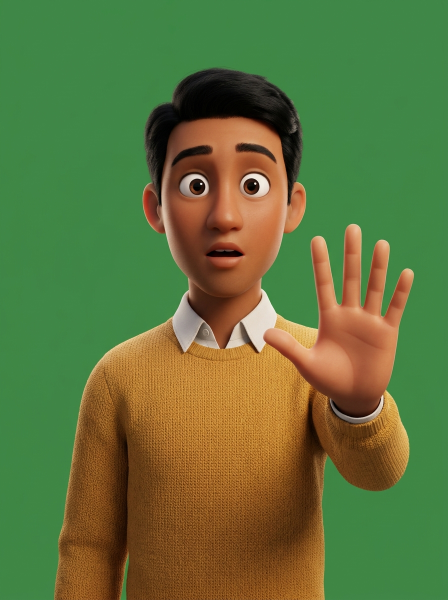
#> input picture aset/raka-3d/_acuan-raka.jpeg, 896 x 1200 px (shown at 1/2 size)
$ python potong_latar.py ../../aset/raka-3d/_acuan-raka.jpeg
#> lines starting #> are read from the running program, lines starting #| are printed output that depends on the picture; after the words box and inside, x2 and y2 are one past the last pixel; in counts of white or black regions, pixels touching at a corner belong together
#!/usr/bin/env python3
"""Buang latar polos (hijau, biru, atau magenta) dari gambar Flow jadi PNG transparan untuk "lapisan" potongan di mesin.

Pakai:
  python3 potong_latar.py gambar\\potong\\K03-virus.jpg [file lain ...] [--keluar folder] [--toleransi 1.0] [--cek]
  python3 potong_latar.py gambar\\potong [--cek]          # semua gambar di folder itu

Gambar sumber (latar polos dari Flow) disimpan di gambar\\potong\\; hasilnya gambar\\<nama>.png (folder induk "potong"),
jadi nama lapisan di film.json = nama file tanpa ekstensi. Warna kunci dibaca otomatis dari tepi gambar, jadi latar
hijau (bawaan), biru (untuk subjek yang berwarna hijau), atau magenta sama-sama bisa. Tepi dibersihkan dari pantulan
warna latar (unmix + despill), bintik kecil dibuang, lalu gambar dipangkas ke isinya.
--toleransi  > 1 membuang lebih banyak (latar kotor/bergradasi), < 1 lebih hati-hati (subjek mirip warna latar).
--cek        lembar periksa potong_cek.jpg: tiap potongan di atas kotak-kotak dan di atas latar gelap.

Lembar ikon: banyak ikon/elemen kecil dibuat dalam SATU gambar Flow (kisi, latar hijau, jarak lebar antar-ikon), lalu
dipisah otomatis. Nama file sumber diawali "lembar-" (mis. gambar\\potong\\lembar-ikon.jpg). Nama tiap potongan diambil
dari gambar\\potong\\lembar-ikon.txt (satu nama per baris, urut baca: kiri→kanan, atas→bawah) atau --nama a,b,c;
tanpa nama = lembar-ikon-1, -2, … Lembar cek memberi nomor + nama tiap potongan: kalau urutan Flow berbeda, susun
ulang baris di .txt lalu jalankan lagi. Bagian satu ikon yang terpisah sedikit (kilau, garis gerak) ikut ikonnya.
Butuh: Pillow, numpy (scipy opsional untuk membuang bintik).
"""
import os
import sys

import numpy as np
from PIL import Image, ImageFilter

EKS = (".jpg", ".jpeg", ".png", ".webp")


def arg(nama, bawaan, tipe=float):
    if nama in sys.argv:
        return tipe(sys.argv[sys.argv.index(nama) + 1])
    return bawaan


def kroma(a):
    r, g, b = a[..., 0], a[..., 1], a[..., 2]
    return -0.168736 * r - 0.331264 * g + 0.5 * b, 0.5 * r - 0.418688 * g - 0.081312 * b


def potong(src, keluar, tol, nama_lembar=None):
#> called with src = '../../aset/raka-3d/_acuan-raka.jpeg', keluar = 'aset/raka-3d/_acuan-raka.png', tol = 1
    a = np.asarray(Image.open(src).convert("RGB"), dtype=np.float32) / 255.0
    h, w, _ = a.shape
#> h = 1200; w = 896
    t = max(3, min(h, w) // 200)
#> t = 4
    tepi = np.concatenate([a[:t].reshape(-1, 3), a[-t:].reshape(-1, 3), a[:, :t].reshape(-1, 3), a[:, -t:].reshape(-1, 3)])
    kunci = np.median(tepi, axis=0)
#> kunci = [0.251, 0.525, 0.278]
    kcb, kcr = kroma(kunci)
#> in kroma, `r, g, b = a[..., 0], a[..., 1], a[..., 2]`: r = 0.251; g = 0.525; b = 0.278
#> kcb = -0.0772; kcr = -0.117
    km = float(np.hypot(kcb, kcr))
#> km = 0.14
    peringatan = []
    if km < 0.12:
        peringatan.append("latar tidak berwarna jelas (bukan hijau/biru/magenta); hasil bisa memakan subjek")
    cb, cr = kroma(a)
    d = np.hypot(cb - kcb, cr - kcr)
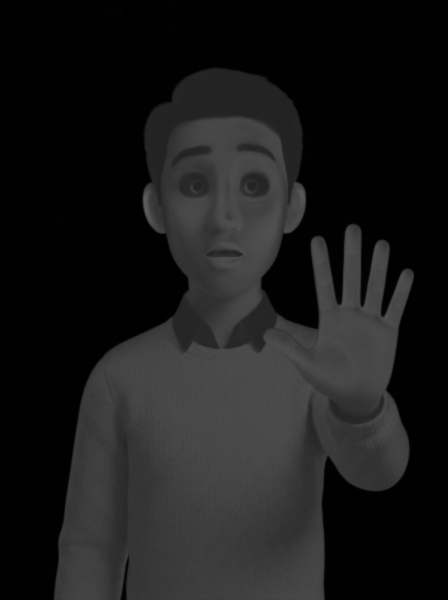
#> d: shape (1200, 896) float32 (shown at 1/2 size); min 7.45e-09, max 0.373, mean 0.106
    d0, d1 = 0.2 * km * tol, 0.4 * km * tol
#> d0 = 0.0281; d1 = 0.0561
    alpha = np.clip((d - d0) / max(1e-6, d1 - d0), 0, 1)
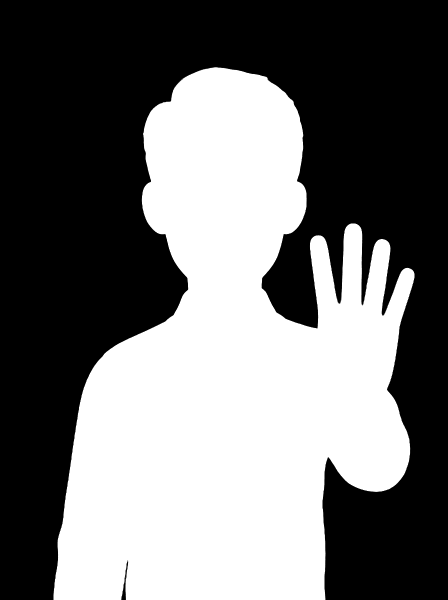
#> alpha: shape (1200, 896) float32 (shown at 1/2 size); min 0, max 1, mean 0.442
    alpha = alpha * alpha * (3 - 2 * alpha)
    # dominasi kanal kunci (hijau/biru): pendar atau tepi yang bercampur latar (mis. cahaya kuning di atas hijau)
    # kroma-nya jauh dari kunci tapi kanal kuncinya masih menonjol, jadi dibuat semi-transparan lalu di-unmix
    kc = int(np.argmax(kunci))
#> kc = 1
    lain = [i for i in range(3) if i != kc]
#> lain = [0, 2]
    ek = float(kunci[kc] - max(kunci[lain[0]], kunci[lain[1]]))
#> ek = 0.247
    if ek > 0.3:
        lebih = a[..., kc] - np.maximum(a[..., lain[0]], a[..., lain[1]])
        e0, e1 = 0.12 / tol, 0.55 * ek / tol
        ax = 1 - np.clip((lebih - e0) / max(1e-6, e1 - e0), 0, 1)
        alpha = np.minimum(alpha, ax * ax * (3 - 2 * ax))
    alpha[alpha < 0.03] = 0
#> alpha: shape (1200, 896) float32; min 0, max 1, mean 0.442
    try:                                                    # buang bintik kecil yang lolos (pulau < 0,05% gambar)
        from scipy import ndimage
        lab, n = ndimage.label(alpha > 0.5)
#> lab: shape (1200, 896) int32; values 0 (black) and 1 (white), 44.1% white; 1 white region, box (x1, y1, x2, y2) and area: (107, 135, 829, 1200) 474654
#> n = 1
        if n > 1:
            luas = ndimage.sum(np.ones_like(alpha), lab, range(1, n + 1))
            ambang = 0.00005 if nama_lembar is not None else 0.0005           # lembar ikon: kilau kecil jangan terbuang
            kecil = np.isin(lab, [i + 1 for i, v in enumerate(luas) if v < ambang * h * w])
            alpha[kecil] = 0
        sekitar = ndimage.binary_dilation(alpha < 0.98, iterations=3)   # pita tepi untuk despill
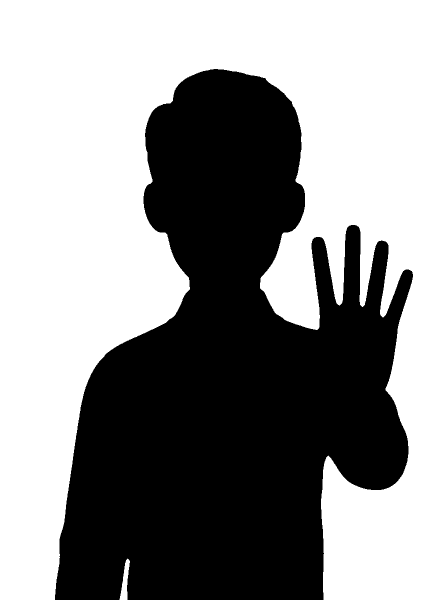
#> sekitar: shape (1200, 896) bool (shown at 1/2 size); 57.1% white; 1 black region, box (x1, y1, x2, y2) and area: (110, 138, 826, 1200) 461439
    except ImportError:
        sekitar = np.asarray(Image.fromarray(((alpha < 0.98) * 255).astype(np.uint8)).filter(ImageFilter.MaxFilter(7))) > 0
    # unmix: warna tepi semi-transparan dikurangi campuran warna latar
    tm = (alpha > 0.02) & (alpha < 0.98)
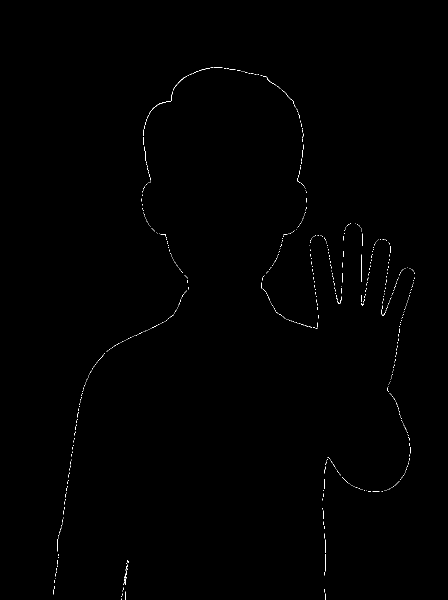
#> tm: shape (1200, 896) bool (shown at 1/2 size); 0.25% white in thin lines or dots, all inside (x1, y1, x2, y2) = (107, 134, 829, 1200)
    am = np.maximum(alpha[tm], 0.08)[:, None]
#> am = 2678 values, max 0.979 at index 629, min 0.08 at index 7, mean 0.473
    a[tm] = np.clip((a[tm] - (1 - am) * kunci) / am, 0, 1)
    # despill: di pita tepi, kanal warna kunci tidak boleh melebihi dua kanal lain (hanya piksel yang masih mirip latar)
    mirip = sekitar & ((d < d1 * 1.8) | (alpha < 0.98))
#> mirip: shape (1200, 896) bool; 56.3% white; 1 black region, box (x1, y1, x2, y2) and area: (108, 137, 828, 1200) 469469
    batas = np.maximum(a[..., lain[0]], a[..., lain[1]])
    a[..., kc] = np.where(mirip, np.minimum(a[..., kc], batas + 0.02), a[..., kc])
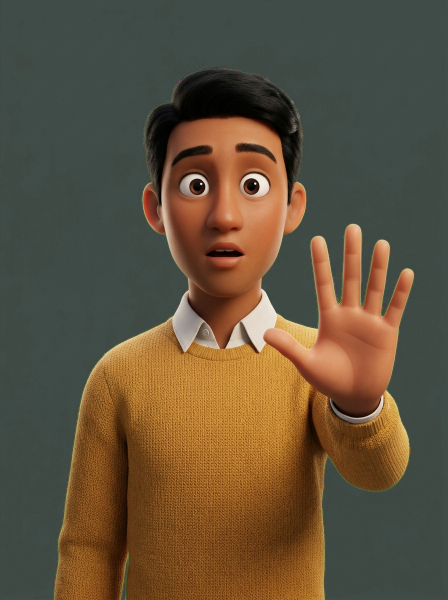
#> a: shape (1200, 896, 3) float32 (shown at 1/2 size); mean R, G, B 0.381, 0.321, 0.236
    al = Image.fromarray((alpha * 255).astype(np.uint8)).filter(ImageFilter.GaussianBlur(0.6))
    rgba = Image.fromarray((a * 255).astype(np.uint8), "RGB")
    rgba.putalpha(al)
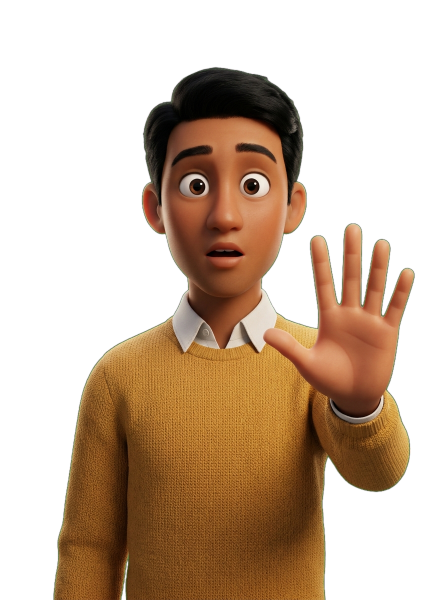
#> rgba: PIL image 896x1200 RGBA (shown at 1/2 size); mean R, G, B, A 96.9, 81.8, 60, 112.6; transparent parts drawn white
    aa = np.asarray(al)
    ys, xs = np.nonzero(aa > 5)
    if not len(xs):
        return None, ["semua piksel terbuang; cek warna latar atau turunkan --toleransi"], kunci
    tb = np.r_[aa[:t].ravel(), aa[-t:].ravel(), aa[:, :t].ravel(), aa[:, -t:].ravel()]
#> tb = 16768 values, max 255 at index 3693, min 0 at index 0, mean 32.53
    if (tb > 128).mean() > 0.02:
        peringatan.append("subjek menyentuh tepi gambar (terpotong); buat ulang dengan ruang kosong di sekeliling subjek")
    isi = (aa > 128).mean()
#> isi = 0.441
    if isi > 0.85:
        peringatan.append(f"latar hampir tidak terbuang (isi {isi:.0%}); latar Flow tidak polos?")
    pad = int(0.015 * max(h, w))
#> pad = 18
    if nama_lembar is not None:
        return pisah_lembar(rgba, aa, keluar, nama_lembar, peringatan), peringatan, kunci
    kotak = (max(0, xs.min() - pad), max(0, ys.min() - pad), min(w, xs.max() + pad + 1), min(h, ys.max() + pad + 1))
#> kotak = (88, 115, 848, 1200)
    hasil = rgba.crop(kotak)
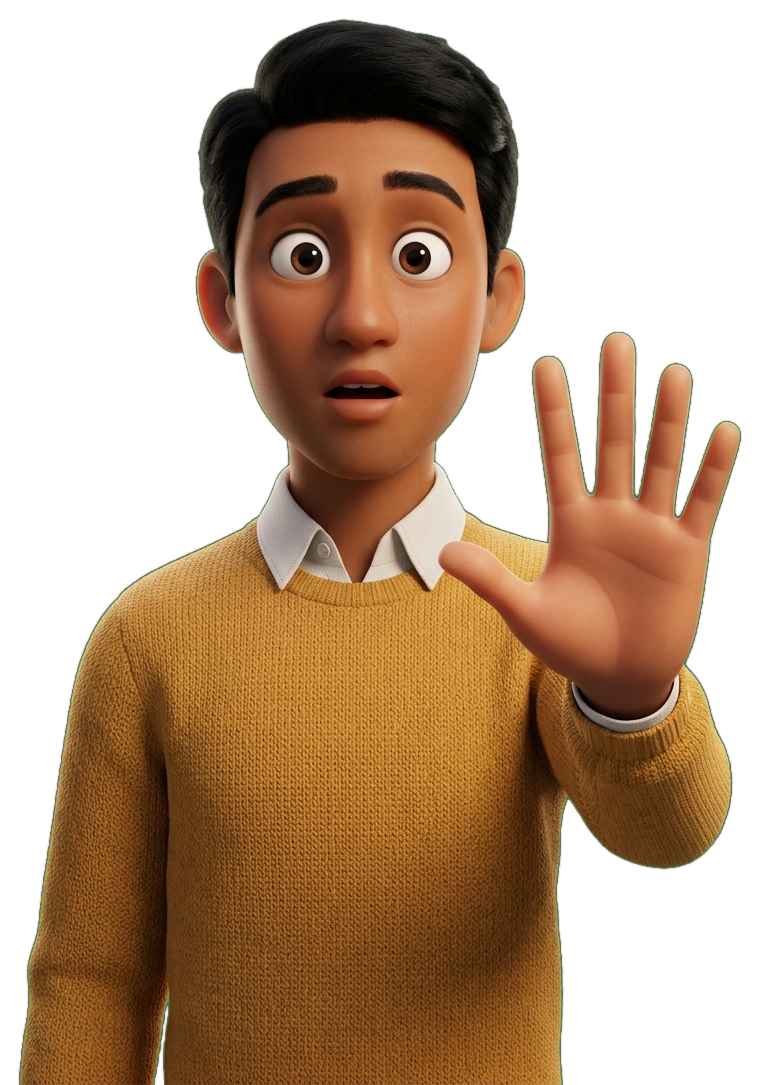
#> hasil: PIL image 760x1085 RGBA; mean R, G, B, A 107.2, 83.9, 56.9, 146.8; transparent parts drawn white
    hasil.save(keluar, optimize=True)
    return hasil, peringatan, kunci


# [93 lines left out: functions pisah_lembar, lembar_cek, not called in this run]


def main():
    if hasattr(sys.stdout, "reconfigure"):
        sys.stdout.reconfigure(encoding="utf-8")
    nilai = {sys.argv[i + 1] for i, a in enumerate(sys.argv[:-1]) if a in ("--keluar", "--toleransi", "--nama")}
    masukan = [a for a in sys.argv[1:] if not a.startswith("--") and a not in nilai]
    if not masukan:
        sys.exit(__doc__)
    tol = arg("--toleransi", 1.0)
    file = []
    for m in masukan:
        if os.path.isdir(m):
            file += [os.path.join(m, f) for f in sorted(os.listdir(m)) if f.lower().endswith(EKS)]
        else:
            file.append(m)
    hasil, gagal = [], 0
    for src in file:
        folder = os.path.dirname(os.path.abspath(src))
        tujuan = arg("--keluar", os.path.dirname(folder) if os.path.basename(folder).lower() == "potong" else folder, str)
        os.makedirs(tujuan, exist_ok=True)
        keluar = os.path.join(tujuan, os.path.splitext(os.path.basename(src))[0] + ".png")
        if os.path.abspath(keluar) == os.path.abspath(src):
            print(f"lewati {src}: hasil akan menimpa sumbernya (taruh sumber di gambar\\potong\\)")
            gagal += 1
            continue
        lembar = os.path.basename(src).lower().startswith("lembar-")
        nama = None
        if lembar:
            txt = os.path.splitext(src)[0] + ".txt"
            nama = [x.strip() for x in arg("--nama", "", str).split(",") if x.strip()] if "--nama" in sys.argv else \
                [x.strip() for x in open(txt, encoding="utf-8") if x.strip()] if os.path.exists(txt) else []
        im, catatan, kunci = potong(src, keluar, tol, nama if lembar else None)
#> catatan = 1 item; kunci = [0.251, 0.525, 0.278]
        hx = "#%02X%02X%02X" % tuple(int(v * 255) for v in kunci)
#> hx = '#408647'
        if im is None or (lembar and not im):
            print(f"GAGAL {os.path.basename(src)} (kunci {hx}): {catatan[0] if catatan else 'tidak ada potongan'}")
            gagal += 1
            continue
        if lembar:
            hasil += im
            print(f"{'PERIKSA' if catatan else 'BERES'}  {os.path.basename(src)} → {len(im)} potongan: {', '.join(n.split(' ', 1)[1] for n, _ in im)}"
                  + (f"  — {'; '.join(catatan)}" if catatan else ""))
            continue
        hasil.append((os.path.basename(keluar), im))
        print(f"{'PERIKSA' if catatan else 'BERES'}  {os.path.basename(keluar)}  {im.width}x{im.height}  kunci {hx}"
              + (f"  — {'; '.join(catatan)}" if catatan else ""))
#| PERIKSA  _acuan-raka.png  760x1085  kunci #408647  — subjek menyentuh tepi gambar (terpotong); buat ulang dengan ruang kosong di sekeliling subjek
    if "--cek" in sys.argv and hasil:
        print("lembar periksa:", lembar_cek(hasil, os.path.join(os.path.dirname(keluar), "potong_cek.jpg")))
    if gagal:
        sys.exit(1)


if __name__ == "__main__":
    main()
